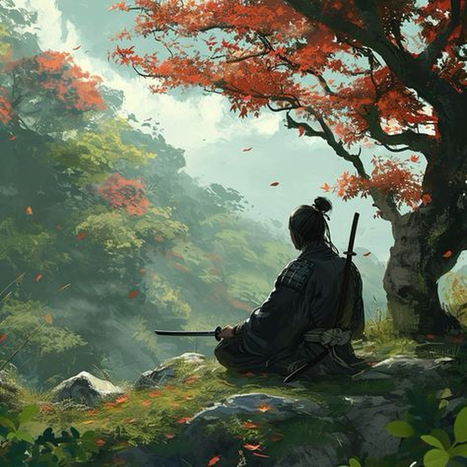
#> input picture img_utils/image.png, 467 x 467 px, shrunk from 896 x 896 before the run
$ python depth_segmentation.py
#> lines starting #> are read from the running program, lines starting #| are printed output that depends on the picture; after the words box and inside, x2 and y2 are one past the last pixel; in counts of white or black regions, pixels touching at a corner belong together
import matplotlib.pyplot as plt
import logging
from typing import Tuple, Optional

import numpy as np
import cv2
from sklearn.cluster import KMeans
from skimage import segmentation, filters, morphology, measure
from scipy import ndimage


# Set up logging
logging.basicConfig(level=logging.INFO, format='%(asctime)s - %(levelname)s - %(message)s')
logger = logging.getLogger(__name__)

def load_and_preprocess_images(rgb_path: str, depth_path: str) -> Tuple[np.ndarray, np.ndarray]:
    """
    Load and preprocess RGB and depth images.

    Args:
        rgb_path (str): Path to the RGB image file.
        depth_path (str): Path to the depth image file.

    Returns:
        Tuple[np.ndarray, np.ndarray]: Normalized RGB and depth images.
    """
#> called with rgb_path = 'image.png', depth_path = 'depth.png'
    try:
        rgb_image = cv2.imread(rgb_path)
#> rgb_image is the input picture: shape (467, 467, 3); mean B, G, R 89.3, 109.5, 102
        rgb_image = cv2.cvtColor(rgb_image, cv2.COLOR_BGR2RGB)
        depth_image = cv2.imread(depth_path, cv2.IMREAD_ANYDEPTH)
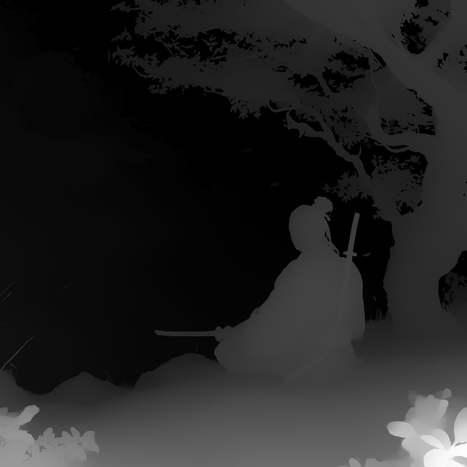
#> input picture img_utils/depth.png, 467 x 467 px, shrunk from 896 x 896 before the run
#> depth_image is the input picture: shape (467, 467); min 0, max 255, mean 34.9

        if rgb_image is None or depth_image is None:
            raise ValueError("Failed to load images")

        if rgb_image.shape[:2] != depth_image.shape:
            raise ValueError("RGB and depth images must have the same dimensions")

        normalized_rgb = normalize_image(rgb_image)
        normalized_depth = normalize_image(depth_image)

        return normalized_rgb, normalized_depth
    except Exception as e:
        logger.error(f"Error in load_and_preprocess_images: {str(e)}")
        raise

def normalize_image(image: np.ndarray) -> np.ndarray:
    """
    Normalize image to 0-1 range.

    Args:
        image (np.ndarray): Input image.

    Returns:
        np.ndarray: Normalized image.
    """
    return (image - np.min(image)) / (np.max(image) - np.min(image))

def initial_depth_segmentation(depth_map: np.ndarray, n_clusters: int = 3) -> np.ndarray:
    """
    Perform initial segmentation based on depth information.

    Args:
        depth_map (np.ndarray): Normalized depth map.
        n_clusters (int): Number of clusters for K-means.

    Returns:
        np.ndarray: Initial depth-based segmentation.
    """
#> called with n_clusters = 3
    try:
        depth_flat = depth_map.reshape(-1, 1)
        kmeans = KMeans(n_clusters=n_clusters, random_state=42, n_init=10)
        depth_clusters = kmeans.fit_predict(depth_flat)
        return depth_clusters.reshape(depth_map.shape)
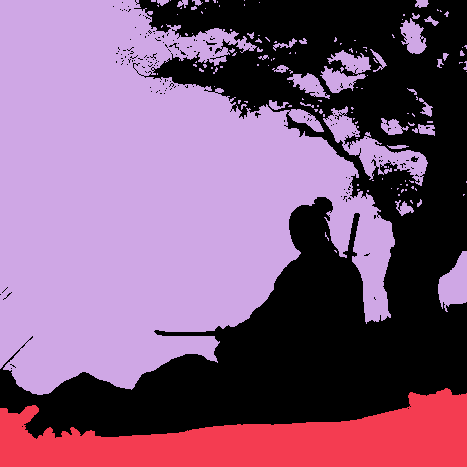
#> returned value: shape (467, 467) int32; 3 distinct labels, from 0 to 2; one colour per label, 0 black
    except Exception as e:
        logger.error(f"Error in initial_depth_segmentation: {str(e)}")
        raise


def visualize_intermediate(image, title):
    """
    Visualize and save an intermediate result.

    Args:
        image (np.ndarray): Image to visualize.
        title (str): Title for the plot.
    """
#> called with title = '01 - Initial Depth Segmentation'

    n_unique_values = len(np.unique(image))
#> n_unique_values = 3

    plt.figure(figsize=(10, 8))
    plt.imshow(image) #, cmap='nipy_spectral')
    plt.title(title + f" ({n_unique_values} segments)")
    plt.axis('off')
    plt.savefig(f"{title.replace(' ', '_')}.png")
    plt.close()

def auto_segment(rgb_image: np.ndarray, depth_map: np.ndarray, n_segments: int) -> np.ndarray:
    """
    Main function to perform automatic segmentation.

    Args:
        rgb_image (np.ndarray): Normalized RGB image.
        depth_map (np.ndarray): Normalized depth map.
        n_segments (int): Desired number of segments.

    Returns:
        np.ndarray: Final segmentation.
    """
    try:
        logger.info("Starting automatic segmentation")
        logger.info(f"RGB image shape: {rgb_image.shape}, dtype: {rgb_image.dtype}")
        logger.info(f"Depth map shape: {depth_map.shape}, dtype: {depth_map.dtype}")
        logger.info(f"Desired number of segments: {n_segments}")

        # Initial depth segmentation
        depth_segments = initial_depth_segmentation(depth_map, n_clusters=min(n_segments, 10))
        logger.info("Initial depth segmentation completed")
        visualize_intermediate(depth_segments, "01 - Initial Depth Segmentation")

        # Color refinement
        color_refined = refine_with_color(rgb_image, depth_segments, n_segments=n_segments)
#> in refine_with_color, `refined_segments = segmentation.slic(rgb_image, n_segments=n_segments,..`: refined_segments: shape (467, 467) int64; 3 distinct labels, from 1 to 3
        logger.info("Color refinement completed")
        visualize_intermediate(color_refined, "02 - Color Refined Segmentation")

        # Edge-based refinement
        edge_refined = edge_based_refinement(rgb_image, color_refined)
        logger.info("Edge-based refinement completed")
        visualize_intermediate(edge_refined, "03 - Edge Refined Segmentation")

        # Region growing
        region_grown = region_growing(rgb_image, depth_map, edge_refined)
        logger.info("Region growing completed")
        visualize_intermediate(region_grown, "04 - Region Grown Segmentation")

        # Post-processing
        final_segments = post_processing(region_grown, n_segments=n_segments)
        logger.info("Post-processing completed")
        visualize_intermediate(final_segments, "05 - Final Segmentation")

        evaluation_score = evaluate_segmentation(final_segments)
        logger.info(f"Segmentation completed. Evaluation score: {evaluation_score:.4f}")

        return final_segments
    except Exception as e:
        logger.error(f"Error in auto_segment: {str(e)}")
        raise

def edge_based_refinement(rgb_image: np.ndarray, segments: np.ndarray) -> np.ndarray:
    """
    Refine segmentation using edge detection.

    Args:
        rgb_image (np.ndarray): Normalized RGB image.
        segments (np.ndarray): Input segmentation.

    Returns:
        np.ndarray: Edge-refined segmentation.
    """
    try:
        # Convert the image to 8-bit unsigned integer
        rgb_image_8bit = (rgb_image * 255).astype(np.uint8)

        # Convert to grayscale
        gray_image = cv2.cvtColor(rgb_image_8bit, cv2.COLOR_RGB2GRAY)

        # Compute edges
        edges = filters.sobel(gray_image)

        # Normalize edges to 0-1 range
        edges = (edges - edges.min()) / (edges.max() - edges.min())

        return segmentation.watershed(edges, markers=segments, mask=edges < 0.1)
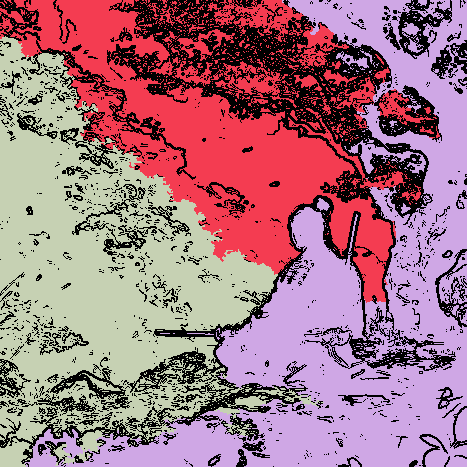
#> returned value: shape (467, 467) int64; 4 distinct labels, from 0 to 3; one colour per label, 0 black
    except Exception as e:
        logger.error(f"Error in edge_based_refinement: {str(e)}")
        raise

def region_growing(rgb_image: np.ndarray, depth_map: np.ndarray, segments: np.ndarray) -> np.ndarray:
    """
    Perform region growing based on color and depth similarity.

    Args:
        rgb_image (np.ndarray): Normalized RGB image.
        depth_map (np.ndarray): Normalized depth map.
        segments (np.ndarray): Input segmentation.

    Returns:
        np.ndarray: Region-grown segmentation.
    """
    try:
        def color_distance(c1, c2):
            return np.sqrt(np.sum((c1 - c2) ** 2))

        def depth_distance(d1, d2):
            return abs(d1 - d2)

        grown_segments = segments.copy()
        height, width = segments.shape
#> height = 467; width = 467
        directions = [(-1, 0), (1, 0), (0, -1), (0, 1)]

        for y in range(height):
            for x in range(width):
                for dy, dx in directions:
                    ny, nx = y + dy, x + dx
                    if 0 <= ny < height and 0 <= nx < width:
                        if segments[y, x] != segments[ny, nx]:
                            color_dist = color_distance(rgb_image[y, x], rgb_image[ny, nx])
                            depth_dist = depth_distance(depth_map[y, x], depth_map[ny, nx])
                            if color_dist < 0.1 and depth_dist < 0.05:
                                grown_segments[ny, nx] = grown_segments[y, x]
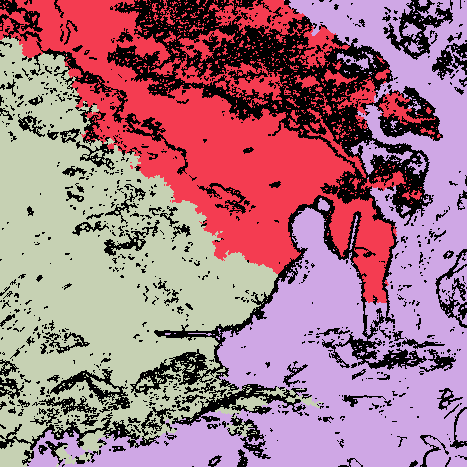
#> grown_segments: shape (467, 467) int64; 4 distinct labels, from 0 to 3; one colour per label, 0 black

        return grown_segments
    except Exception as e:
        logger.error(f"Error in region_growing: {str(e)}")
        raise

def refine_with_color(rgb_image: np.ndarray, depth_segments: np.ndarray, n_segments: int) -> np.ndarray:
    """
    Refine segmentation using color information.

    Args:
        rgb_image (np.ndarray): Normalized RGB image.
        depth_segments (np.ndarray): Initial depth-based segmentation.
        n_segments (int): Desired number of segments.

    Returns:
        np.ndarray: Refined segmentation.
    """
    try:
        refined_segments = segmentation.slic(rgb_image, n_segments=n_segments, compactness=10, start_label=1)
        return refined_segments
    except Exception as e:
        logger.error(f"Error in refine_with_color: {str(e)}")
        raise

import traceback

def segment_merging(segments: np.ndarray) -> np.ndarray:
    """
    Merge the two most similar adjacent segments based on size and centroid proximity.
    """
    try:
        unique_labels = np.unique(segments)
        logger.info(f"Unique labels: {unique_labels}")

        # Compute region properties
        props = measure.regionprops(segments)
        logger.info(f"Number of regions: {len(props)}")

        # Create dictionaries for centroids and areas
        centroids = {prop.label: prop.centroid for prop in props if prop.label != 0}
        areas = {prop.label: prop.area for prop in props if prop.label != 0}

        logger.info(f"Centroids: {centroids}")
        logger.info(f"Areas: {areas}")

        # Find adjacent segments
        def are_adjacent(label1, label2):
            region1 = segments == label1
            dilated = ndimage.binary_dilation(region1)
            return np.any(dilated & (segments == label2))

        # Find the pair of adjacent segments with the most similar size and closest centroids
        min_score = float('inf')
        merge_pair = None
        for i, label1 in enumerate(unique_labels):
            if label1 == 0:
                continue
            for label2 in unique_labels[i+1:]:
                if label2 == 0:
                    continue
                if are_adjacent(label1, label2):
                    size_diff = abs(areas[label1] - areas[label2]) / max(areas[label1], areas[label2])
                    distance = np.linalg.norm(np.array(centroids[label1]) - np.array(centroids[label2]))
                    score = size_diff + distance  # You can adjust the weighting of these factors
                    logger.debug(f"Labels {label1} and {label2}: score = {score}")
                    if score < min_score:
                        min_score = score
                        merge_pair = (label1, label2)

        logger.info(f"Merge pair: {merge_pair}")

        # Merge the selected pair
        if merge_pair:
            label1, label2 = merge_pair
            segments[segments == label2] = label1
            logger.info(f"Merged label {label2} into {label1}")
        else:
            logger.warning("No suitable merge pair found")

        return segments
    except Exception as e:
        logger.error(f"Error in segment_merging: {str(e)}")
        logger.error(traceback.format_exc())
        raise


def post_processing(segments: np.ndarray, n_segments: int) -> np.ndarray:
    """
    Apply post-processing to clean up the segmentation and ensure the desired number of segments.

    Args:
        segments (np.ndarray): Input segmentation.
        n_segments (int): Desired number of segments.

    Returns:
        np.ndarray: Post-processed segmentation.
    """
#> called with n_segments = 3
    try:
        # Remove small objects
        cleaned = morphology.remove_small_objects(segments, min_size=100)

        current_segments = len(np.unique(cleaned))
#> current_segments = 4
        logger.info(f"Number of segments after removing small objects: {current_segments}")

        # Merge segments if there are too many
        merge_count = 0
        while current_segments > n_segments:
            logger.info(f"Merging segments: current {current_segments}, target {n_segments}")
            cleaned = segment_merging(cleaned)
            new_current_segments = len(np.unique(cleaned))
            logger.info(f"After merging: {new_current_segments} segments")
            if new_current_segments == current_segments:
                logger.warning("No segments were merged in this iteration. Breaking loop.")
                break
            current_segments = new_current_segments
            merge_count += 1
            if merge_count > 100:  # Safeguard against infinite loops
                logger.warning("Reached maximum number of merge iterations. Breaking loop.")
                break
#> this loop made 1 pass
#> (unique_labels in segment_merging, centroids in segment_merging, areas in segment_merging, label1 in segment_merging, label2 in segment_merging, new_current_segments, current_segments) on pass 1: ([0, 1, 2, 3], {1: (127.7, 224.8), 2: (298.4, 351.2), 3: (275, 101.2)}, {1: 45137, 2: 63517, 3: 59696}, 1, 3, 3, 3)
#> pass 1, in are_adjacent, `region1 = segments == label1`:
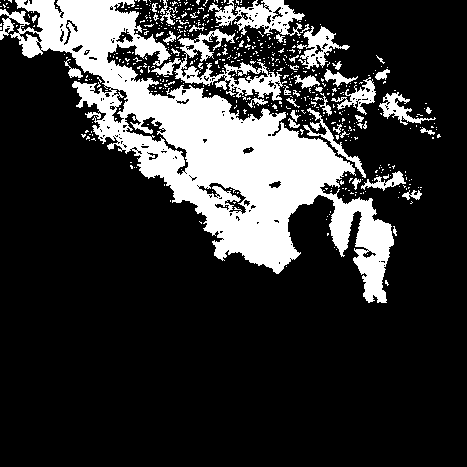
#> region1: shape (467, 467) bool; 20.7% white; 561 white regions (513 under 20 px), largest, box (x1, y1, x2, y2) and area: (0, 0, 394, 303) 34264, (151, 29, 287, 101) 2544, (208, 0, 305, 36) 1672
#> pass 1, in are_adjacent (call 3), `dilated = ndimage.binary_dilation(region1)`:
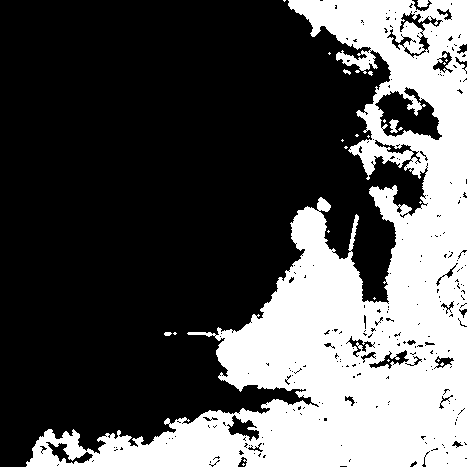
#> dilated: shape (467, 467) bool; 33.4% white; 25 white regions (20 under 20 px), largest, box (x1, y1, x2, y2) and area: (26, 0, 467, 467) 72571, (389, 119, 399, 133) 82, (417, 0, 429, 8) 72, (164, 332, 172, 336) 26, (343, 69, 351, 75) 25
#> after the loop:
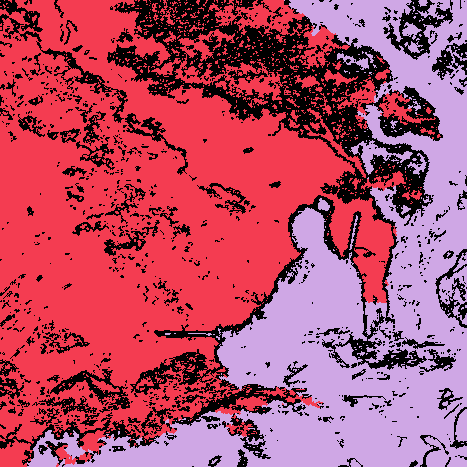
#> cleaned: shape (467, 467) int64; 3 distinct labels, from 0 to 2; one colour per label, 0 black
#> after the loop, merge_count = 1

        # Split segments if there are too few
        split_count = 0
        while current_segments < n_segments:
            logger.info(f"Splitting segments: current {current_segments}, target {n_segments}")
            cleaned = segment_splitting(cleaned)
            new_current_segments = len(np.unique(cleaned))
            logger.info(f"After splitting: {new_current_segments} segments")
            if new_current_segments == current_segments:
                logger.warning("No segments were split in this iteration. Breaking loop.")
                break
            current_segments = new_current_segments
            split_count += 1
            if split_count > 100:  # Safeguard against infinite loops
                logger.warning("Reached maximum number of split iterations. Breaking loop.")
                break
#> this loop made 0 passes
#> after the loop, split_count = 0

        logger.info(f"Final number of segments: {current_segments}")
        return cleaned
    except Exception as e:
        logger.error(f"Error in post_processing: {str(e)}")
        logger.error(traceback.format_exc())
        raise

import numpy as np
from scipy import ndimage
from skimage import measure


def segment_splitting(segments: np.ndarray) -> np.ndarray:
    """
    Split the largest segment using K-means clustering.
    """
    from sklearn.cluster import KMeans

    unique_labels = np.unique(segments)

    # Find the largest segment
    largest_label = max(unique_labels, key=lambda l: np.sum(segments == l))

    # Get the coordinates of pixels in the largest segment
    y, x = np.where(segments == largest_label)
    coords = np.column_stack((y, x))

    # Apply K-means clustering to split the segment into two
    kmeans = KMeans(n_clusters=2, random_state=42)
    cluster_labels = kmeans.fit_predict(coords)

    # Assign new labels to the split segments
    new_label = segments.max() + 1
    mask = segments == largest_label
    segments[mask] = np.where(cluster_labels == 0, largest_label, new_label)[mask[y, x]]

    return segments
if __name__ == "__main__":
    try:
        rgb_path = "image.png"
        depth_path = "depth.png"
        n_segments = 3  # Desired number of segments

        rgb_image, depth_map = load_and_preprocess_images(rgb_path, depth_path)
        segmentation_result = auto_segment(rgb_image, depth_map, n_segments)

        # Visualize the final result
        plt.figure(figsize=(12, 10))
        plt.imshow(segmentation_result, cmap='nipy_spectral')
        plt.title("Final Segmentation Result")
        plt.axis('off')
        plt.savefig("Final_Segmentation_Result.png")
        plt.savefig('plot.jpg')

    except Exception as e:
        logger.error(f"An error occurred: {str(e)}")
